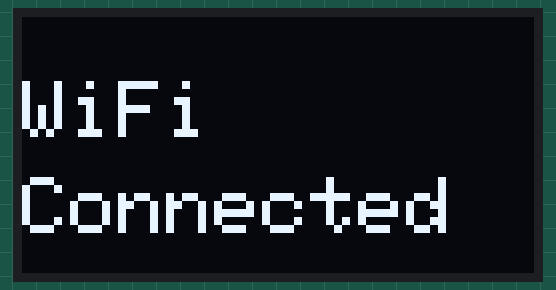
This sketch was run on a simulated ESP32. Parts: 128×64 one-colour display. WiFi joins after 1.5 s; servers stay silent unless stated; what the sketch prints to the serial monitor is not drawn.

Above: at 3.6 s.

The sketch:

WiFiBasic.ino
```cpp
#include <WiFiManager.h> // https://github.com/tzapu/WiFiManager
#include <SPI.h>
#include <Wire.h>
#include <Adafruit_GFX.h>
#include <Adafruit_SSD1306.h>

//OLED Display Settings
#define SCREEN_WIDTH 128
#define SCREEN_HEIGHT 64
#define OLED_RESET     -1
#define SCREEN_ADDRESS 0x3C
Adafruit_SSD1306 display(SCREEN_WIDTH, SCREEN_HEIGHT, &Wire, OLED_RESET);

bool wifi = 0;

void setup() {
    // WiFi.mode(WIFI_STA); // explicitly set mode, esp defaults to STA+AP
    // it is a good practice to make sure your code sets wifi mode how you want it.

    // put your setup code here, to run once:
    Serial.begin(115200);

    oledboot();

    bootscreen(); //Bootscreen

    //WiFiManager, Local intialization. Once its business is done, there is no need to keep it around
    WiFiManager wm;

    // reset settings - wipe stored credentials for testing
    // these are stored by the esp library
    // wm.resetSettings();

    // Automatically connect using saved credentials,
    // if connection fails, it starts an access point with the specified name ( "AutoConnectAP"),
    // if empty will auto generate SSID, if password is blank it will be anonymous AP (wm.autoConnect())
    // then goes into a blocking loop awaiting configuration and will return success result

    bool res;
    // res = wm.autoConnect(); // auto generated AP name from chipid
    res = wm.autoConnect("Power Meter"); // anonymous ap
    // res = wm.autoConnect("AutoConnectAP","password"); // password protected ap

    if(!res) {
        Serial.println("Failed to connect");
        wifi = 0;
        // ESP.restart();
    }
    else {
        //if you get here you have connected to the WiFi
        Serial.println("connected...yeey :)");
        wifi = 1;
    }
    delay(2000);
}

void loop() {
    // put your main code here, to run repeatedly:
    if (wifi == 0) {
        display.clearDisplay();
        display.setTextSize(2); display.setTextColor(SSD1306_WHITE);
        display.setCursor(0, 16); display.println("WiFi");
        display.setCursor(0, 40); display.println("Not Connected");
        display.display();
    } else {
        display.clearDisplay();
        display.setTextSize(2); display.setTextColor(SSD1306_WHITE);
        display.setCursor(0, 16); display.println("WiFi");
        display.setCursor(0, 40); display.println("Connected");
        display.display();
    }

    delay(1000);
}

void oledboot() {
  display.begin(SSD1306_SWITCHCAPVCC, SCREEN_ADDRESS);
  display.clearDisplay();
}

void bootscreen() {
  display.clearDisplay();
  display.setTextSize(1);
  display.setTextColor(SSD1306_WHITE);
  display.setCursor(30,56); display.print("Initializing");
  display.display();
}
```
